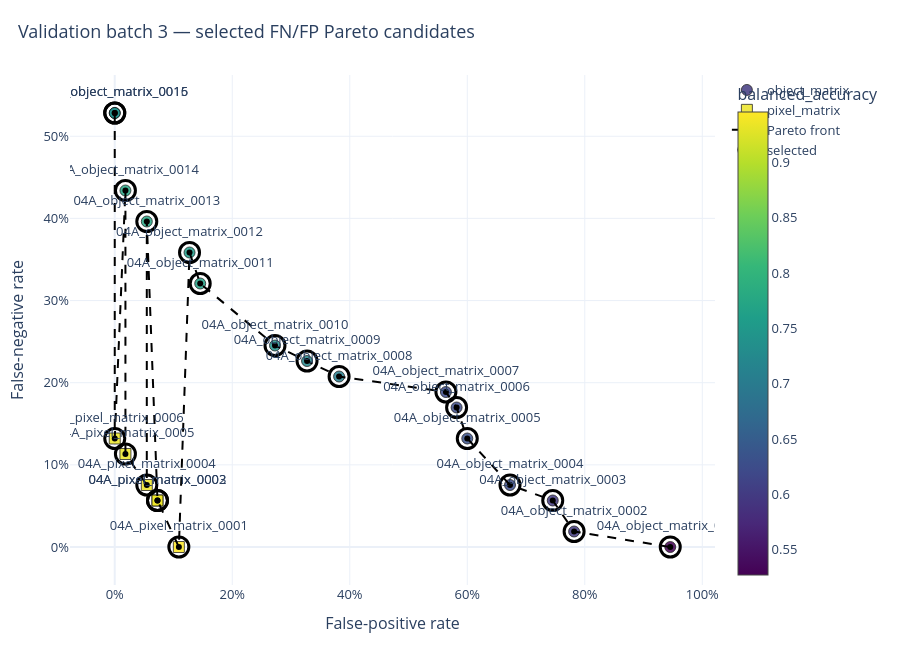

The code cell stored with this chart in its notebook:
### Code cell
selected_id_map_df = (
    selected_04A_2way_df[
        [GRID_CONFIG_ID_COL, "selected_config_id"]
    ]
    .drop_duplicates(GRID_CONFIG_ID_COL)
)

pareto_plot_df = pareto_2way_df.merge(
    selected_id_map_df,
    on=GRID_CONFIG_ID_COL,
    how="left",
    validate="one_to_one",
)

pareto_plot_df["is_selected_2way"] = (
    pareto_plot_df["selected_config_id"].notna()
)

if RUN_DIAGNOSTIC_PLOTS:
    plot_detection_pareto(
        pareto_plot_df,
        fn_col="fn_rate",
        fp_col="fp_rate",
        color_col="balanced_accuracy",
        symbol_col="matrix_family",
        id_col="selected_config_id",
        selected_col="is_selected_2way",
        group_col="matrix_family",
        annotate_selected=True,
        title="Validation batch 3 — selected FN/FP Pareto candidates",
        show=True,
    )

### Figure 1 — Plotly figure (JSON) as saved in the notebook; plotly's stock layout.template omitted (floating-point values rounded to 4 significant figures)
{"data": [{"customdata": [["04A_object_matrix_0002", "object_matrix", "0.5996569468267582"], ["04A_object_matrix_0004", "object_matrix", "0.6259005145797598"], ["04A_object_matrix_0003", "object_matrix", "0.5989708404802745"], ["04A_object_matrix_0005", "object_matrix", "0.6339622641509435"], ["04A_object_matrix_0015", "object_matrix", "0.7358490566037736"], ["04A_object_matrix_0016", "object_matrix", "0.7358490566037736"], ["04A_object_matrix_0012", "object_matrix", "0.7571183533447684"], ["04A_object_matrix_0011", "object_matrix", "0.7668953687821611"], ["04A_object_matrix_0007", "object_matrix", "0.6238421955403087"], ["04A_object_matrix_0013", "object_matrix", "0.7746140651801029"], ["04A_object_matrix_0006", "object_matrix", "0.6241852487135506"], ["04A_object_matrix_0014", "object_matrix", "0.7739279588336192"], ["04A_object_matrix_0001", "object_matrix", "0.5272727272727272"], ["04A_object_matrix_0008", "object_matrix", "0.7053173241852487"], ["04A_object_matrix_0010", "object_matrix", "0.7409948542024014"], ["04A_object_matrix_0009", "object_matrix", "0.7231560891938251"]], "hovertemplate": "fp_rate: %{x:.2%}<br>fn_rate: %{y:.2%}<br>selected_config_id: %{customdata[0]}<br>matrix_family: %{customdata[1]}<br>balanced_accuracy: %{customdata[2]}<br><extra></extra>", "marker": {"cmax": 0.9455, "cmin": 0.5273, "color": [0.5997, 0.6259, 0.599, 0.634, 0.7358, 0.7358, 0.7571, 0.7669, 0.6238, 0.7746, 0.6242, 0.7739, 0.5273, 0.7053, 0.741, 0.7232], "colorbar": {"title": {"text": "balanced_accuracy"}}, "colorscale": [[0, "#440154"], [0.1111, "#482878"], [0.2222, "#3e4989"], [0.3333, "#31688e"], [0.4444, "#26828e"], [0.5556, "#1f9e89"], [0.6667, "#35b779"], [0.7778, "#6ece58"], [0.8889, "#b5de2b"], [1, "#fde725"]], "line": {"color": "black", "width": 0.8}, "opacity": 0.85, "showscale": false, "size": 11, "symbol": "circle"}, "mode": "markers", "name": "object_matrix", "type": "scatter", "x": [0.7818, 0.6727, 0.7455, 0.6, 0.0, 0.0, 0.1273, 0.1455, 0.5636, 0.05455, 0.5818, 0.01818, 0.9455, 0.3818, 0.2727, 0.3273], "y": [0.01887, 0.07547, 0.0566, 0.1321, 0.5283, 0.5283, 0.3585, 0.3208, 0.1887, 0.3962, 0.1698, 0.434, 0.0, 0.2075, 0.2453, 0.2264]}, {"customdata": [["04A_pixel_matrix_0005", "pixel_matrix", "0.9343053173241853"], ["04A_pixel_matrix_0002", "pixel_matrix", "0.9353344768439108"], ["04A_pixel_matrix_0001", "pixel_matrix", "0.9454545454545454"], ["04A_pixel_matrix_0004", "pixel_matrix", "0.9349914236706689"], ["04A_pixel_matrix_0003", "pixel_matrix", "0.9353344768439108"], ["04A_pixel_matrix_0006", "pixel_matrix", "0.9339622641509434"]], "hovertemplate": "fp_rate: %{x:.2%}<br>fn_rate: %{y:.2%}<br>selected_config_id: %{customdata[0]}<br>matrix_family: %{customdata[1]}<br>balanced_accuracy: %{customdata[2]}<br><extra></extra>", "marker": {"cmax": 0.9455, "cmin": 0.5273, "color": [0.9343, 0.9353, 0.9455, 0.935, 0.9353, 0.934], "colorbar": {"title": {"text": "balanced_accuracy"}}, "colorscale": [[0, "#440154"], [0.1111, "#482878"], [0.2222, "#3e4989"], [0.3333, "#31688e"], [0.4444, "#26828e"], [0.5556, "#1f9e89"], [0.6667, "#35b779"], [0.7778, "#6ece58"], [0.8889, "#b5de2b"], [1, "#fde725"]], "line": {"color": "black", "width": 0.8}, "opacity": 0.85, "showscale": true, "size": 11, "symbol": "square"}, "mode": "markers", "name": "pixel_matrix", "type": "scatter", "x": [0.01818, 0.07273, 0.1091, 0.05455, 0.07273, 0.0], "y": [0.1132, 0.0566, 0.0, 0.07547, 0.0566, 0.1321]}, {"hoverinfo": "skip", "line": {"color": "black", "dash": "dash"}, "marker": {"color": "black", "size": 6}, "mode": "lines+markers", "name": "Pareto front", "type": "scatter", "x": [0.0, 0.0, 0.0, 0.01818, 0.01818, 0.05455, 0.05455, 0.07273, 0.07273, 0.1091, 0.1273, 0.1455, 0.2727, 0.3273, 0.3818, 0.5636, 0.5818, 0.6, 0.6727, 0.7455, 0.7818, 0.9455], "y": [0.5283, 0.5283, 0.1321, 0.434, 0.1132, 0.07547, 0.3962, 0.0566, 0.0566, 0.0, 0.3585, 0.3208, 0.2453, 0.2264, 0.2075, 0.1887, 0.1698, 0.1321, 0.07547, 0.0566, 0.01887, 0.0]}, {"marker": {"color": "black", "line": {"color": "black", "width": 3}, "size": 20, "symbol": "circle-open"}, "mode": "markers+text", "name": "selected", "text": ["04A_object_matrix_0002", "04A_object_matrix_0004", "04A_object_matrix_0003", "04A_object_matrix_0005", "04A_object_matrix_0015", "04A_object_matrix_0016", "04A_object_matrix_0012", "04A_object_matrix_0011", "04A_object_matrix_0007", "04A_object_matrix_0013", "04A_object_matrix_0006", "04A_object_matrix_0014", "04A_object_matrix_0001", "04A_object_matrix_0008", "04A_object_matrix_0010", "04A_object_matrix_0009", "04A_pixel_matrix_0005", "04A_pixel_matrix_0002", "04A_pixel_matrix_0001", "04A_pixel_matrix_0004", "04A_pixel_matrix_0003", "04A_pixel_matrix_0006"], "textposition": "top center", "type": "scatter", "x": [0.7818, 0.6727, 0.7455, 0.6, 0.0, 0.0, 0.1273, 0.1455, 0.5636, 0.05455, 0.5818, 0.01818, 0.9455, 0.3818, 0.2727, 0.3273, 0.01818, 0.07273, 0.1091, 0.05455, 0.07273, 0.0], "y": [0.01887, 0.07547, 0.0566, 0.1321, 0.5283, 0.5283, 0.3585, 0.3208, 0.1887, 0.3962, 0.1698, 0.434, 0.0, 0.2075, 0.2453, 0.2264, 0.1132, 0.0566, 0.0, 0.07547, 0.0566, 0.1321]}], "layout": {"font": {"size": 13}, "height": 650, "hoverlabel": {"namelength": -1}, "margin": {"b": 65, "l": 70, "r": 80, "t": 75}, "title": {"font": {"size": 18}, "text": "Validation batch 3 — selected FN/FP Pareto candidates", "x": 0.02}, "width": 900, "xaxis": {"tickformat": ".0%", "title": {"text": "False-positive rate"}}, "yaxis": {"tickformat": ".0%", "title": {"text": "False-negative rate"}}}}
